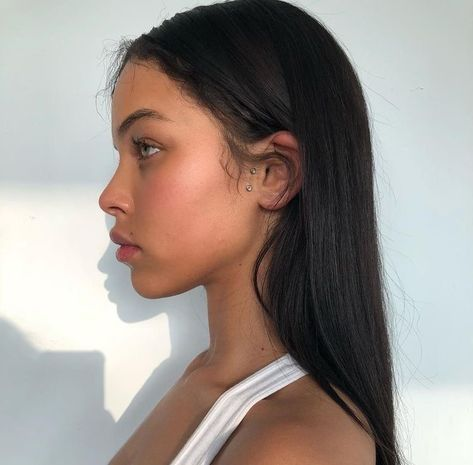
#> input picture opencv/cv_env/capstone/image/profTest2.jpg, 473 x 465 px
$ python face_image.py
#> lines starting #> are read from the running program, lines starting #| are printed output that depends on the picture; after the words box and inside, x2 and y2 are one past the last pixel; in counts of white or black regions, pixels touching at a corner belong together
#참고 사이트 : https://www.youtube.com/watch?v=Mso5v2hcoFs

import numpy as np
import cv2
from matplotlib import pyplot as plt

image = cv2.imread('image/profTest2.jpg') #이미지 읽어들이기
#> image is the input picture: shape (465, 473, 3); mean B, G, R 140.8, 146.5, 155.9
gray = cv2.cvtColor(image, cv2.COLOR_BGR2GRAY) #흑백 세팅
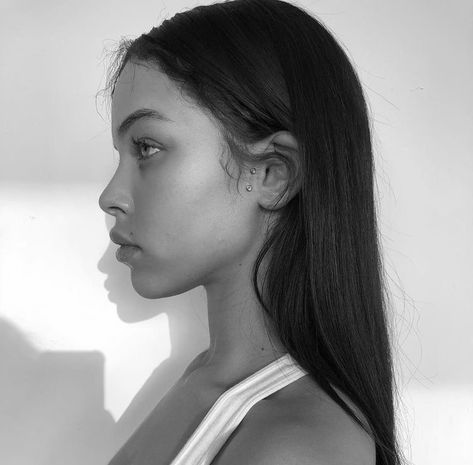
#> gray: shape (465, 473); min 0, max 255, mean 148.7
# 얼굴 인식을 위한 xml 파일 경로 설정(xml1 => 정면, xml2 => 측면)
xml1 = 'Lib/opencv-master/data/haarcascades/haarcascade_frontalface_default.xml'
xml2 = 'Lib/opencv-master/data/haarcascades/haarcascade_profileface.xml'

face_casecade = cv2.CascadeClassifier(xml1) #정면얼굴인식 파일 세팅
prof_casecade = cv2.CascadeClassifier(xml2) #측면얼굴인식 파일 세팅

faces = face_casecade.detectMultiScale(gray, 1.2, 5) #파일 설정
#> faces = ()
print("Number of faces detected: " + str(len(faces))) #인식된 얼굴 개수
#| Number of faces detected: 0

prof = prof_casecade.detectMultiScale(gray, 1.2, 5) #파일 설정
#> prof = [[47, 45, 246, 246]]
print("Number of prof detected: " + str(len(prof))) #인식된 얼굴 개수
#| Number of prof detected: 1

if len(faces) :
    for (x, y, w, h) in faces :
        cv2.rectangle(image, (x, y), (x+w, y+h), (255, 0, 0), 2)

if len(prof) :
    for (x, y, w, h) in prof :
        cv2.rectangle(image, (x, y), (x+w, y+h), (255, 0, 0), 2)
#> this loop made 1 pass
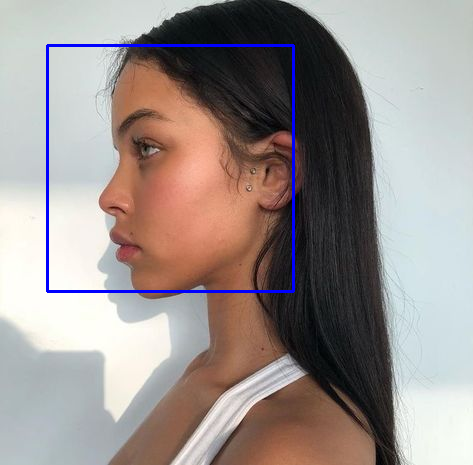
#> image: shape (465, 473, 3); 1.34% of pixels changed, all inside (x1, y1, x2, y2) = (46, 44, 295, 293)

# 인식된 얼굴 화면에 그리기
plt.imshow(cv2.cvtColor(image, cv2.COLOR_BGR2RGB), cmap='gray') #이미지 보여주기
plt.xticks([]), plt.yticks([]) #x, y 설정
plt.show() #보여주기

$ run again, with opencv/cv_env/capstone/image/faceTest.jpg copied over opencv/cv_env/capstone/image/profTest2.jpg
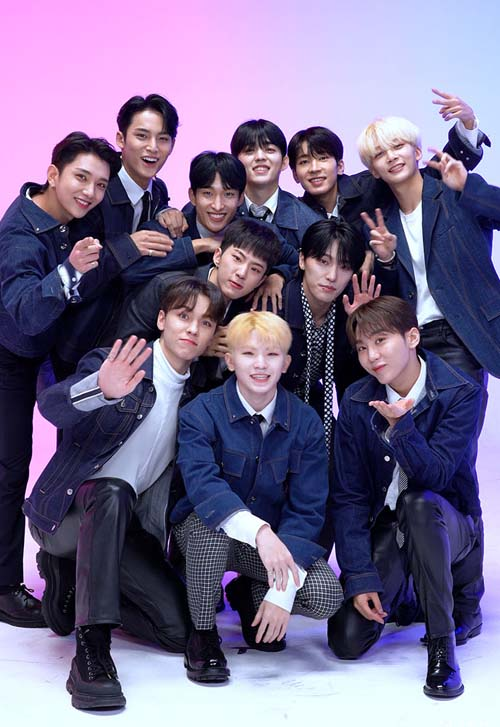
#> input picture opencv/cv_env/capstone/image/faceTest.jpg, 500 x 727 px
#> image is the input picture: shape (727, 500, 3); mean B, G, R 139.2, 106.5, 117.7
#> `gray = cv2.cvtColor(image, cv2.COLOR_BGR2GRAY)`:
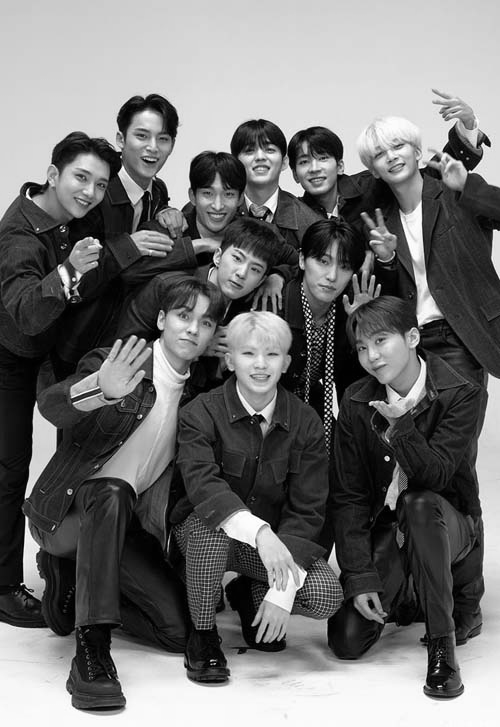
#> gray: shape (727, 500); min 0, max 255, mean 113.6
#> faces = [[121, 114, 59, 59], [233, 129, 53, 53], [289, 138, 55, 55], [191, 174, 54, 54], [228, 329, 64, 64], [58, 155, 62, 62]]
#| Number of faces detected: 6
#> prof = ()
#| Number of prof detected: 0
#> the loop `for (x, y, w, h) in faces :` made 6 passes
#> after the loop `for (x, y, w, h) in faces :`:
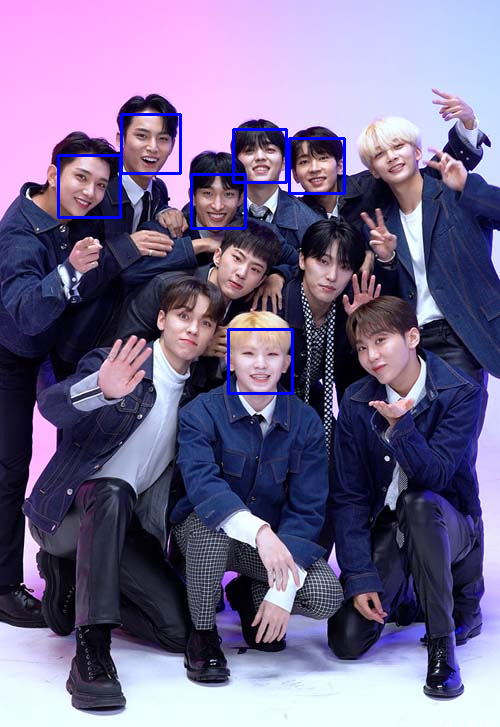
#> image: shape (727, 500, 3); 1.12% of pixels changed, all inside (x1, y1, x2, y2) = (57, 113, 346, 395)
